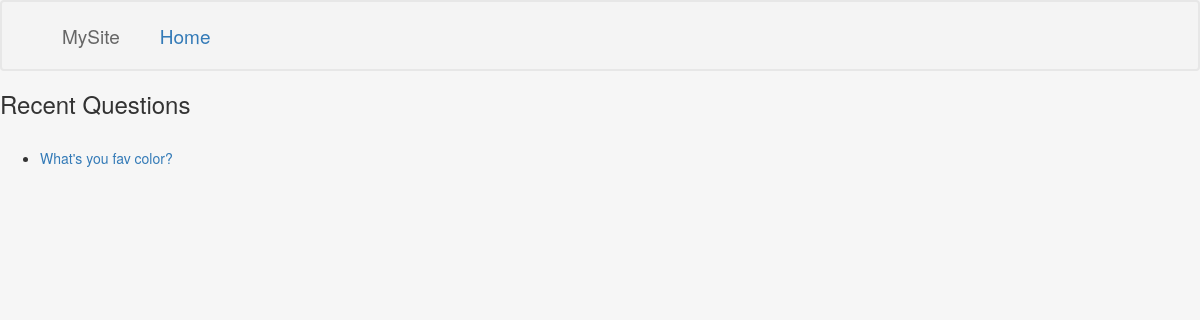
Before: /polls/ with the older database file.
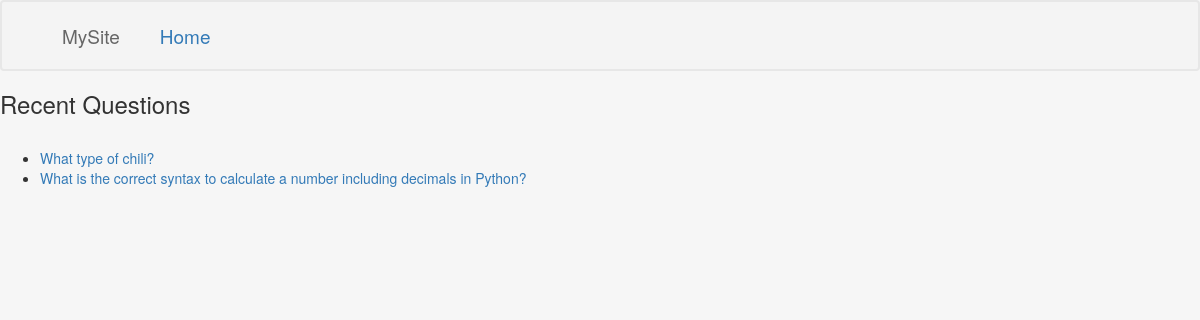
After: the same page with the newer database file.
### polls/models.py (models this page shows, shortened)
@python_2_unicode_compatible
class Question(models.Model):
	question_text = models.CharField(max_length=200)
	pub_date = models.DateTimeField('date published')
	def was_published_recently(self):
		now = timezone.now()
		return now - datetime.timedelta(days=1) <= self.pub_date <= now
	was_published_recently.admin_order_field = 'pub_date'
	was_published_recently.boolean = True
	was_published_recently.short_description = 'Published recently?'

### polls/views.py (the view)
class IndexView(generic.ListView):
	template_name = 'polls/index.html'
	context_object_name = 'latest_question_list'
	def get_queryset(self):
		return Question.objects.filter(pub_date__lte=timezone.now()).order_by('-pub_date')[:5]

### polls/templates/polls/index.html (shortened to what this page needs)
{% extends "polls/base.html" %}
{% block content %}
<h3>Recent Questions</h3>
<br/>
{% if latest_question_list %}
    <ul>
    {% for question in latest_question_list %}
		{% if question.choice_set.exists %}
			<li><a href="{% url 'polls:detail' question.id %}">{{ question.question_text }}</a></li>
		{% endif %}
    {% endfor %}
    </ul>
{% else %}
    <p>No polls are available.</p>
{% endif %}
{% endblock %}

Changed rows visible on the page:
no longer on this page (row unchanged): Question: question_text "What's you fav color?"
added Question: question_text "What type of chili?"
added Question: question_text "What is the correct syntax to calculate a number including decimals in Python?"
